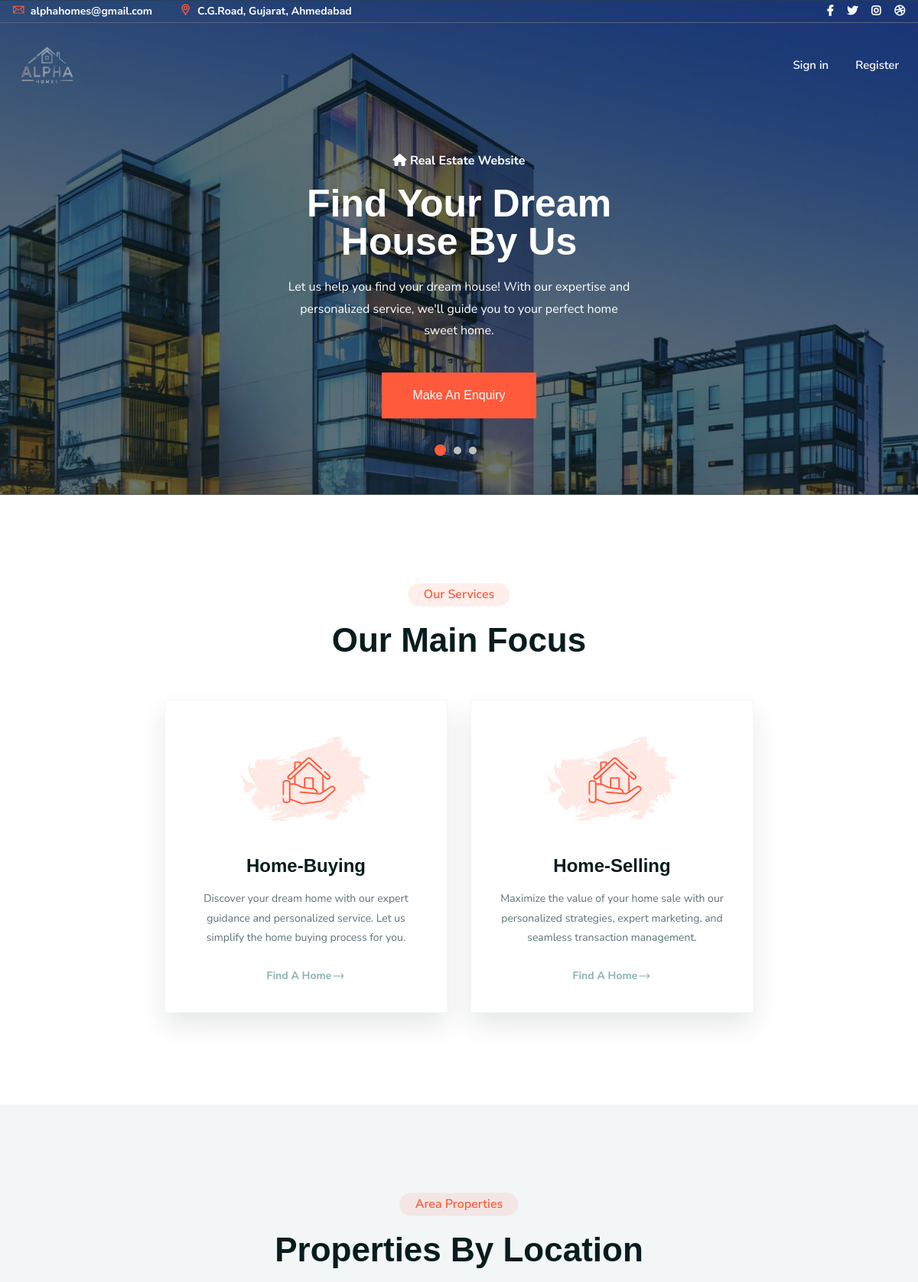
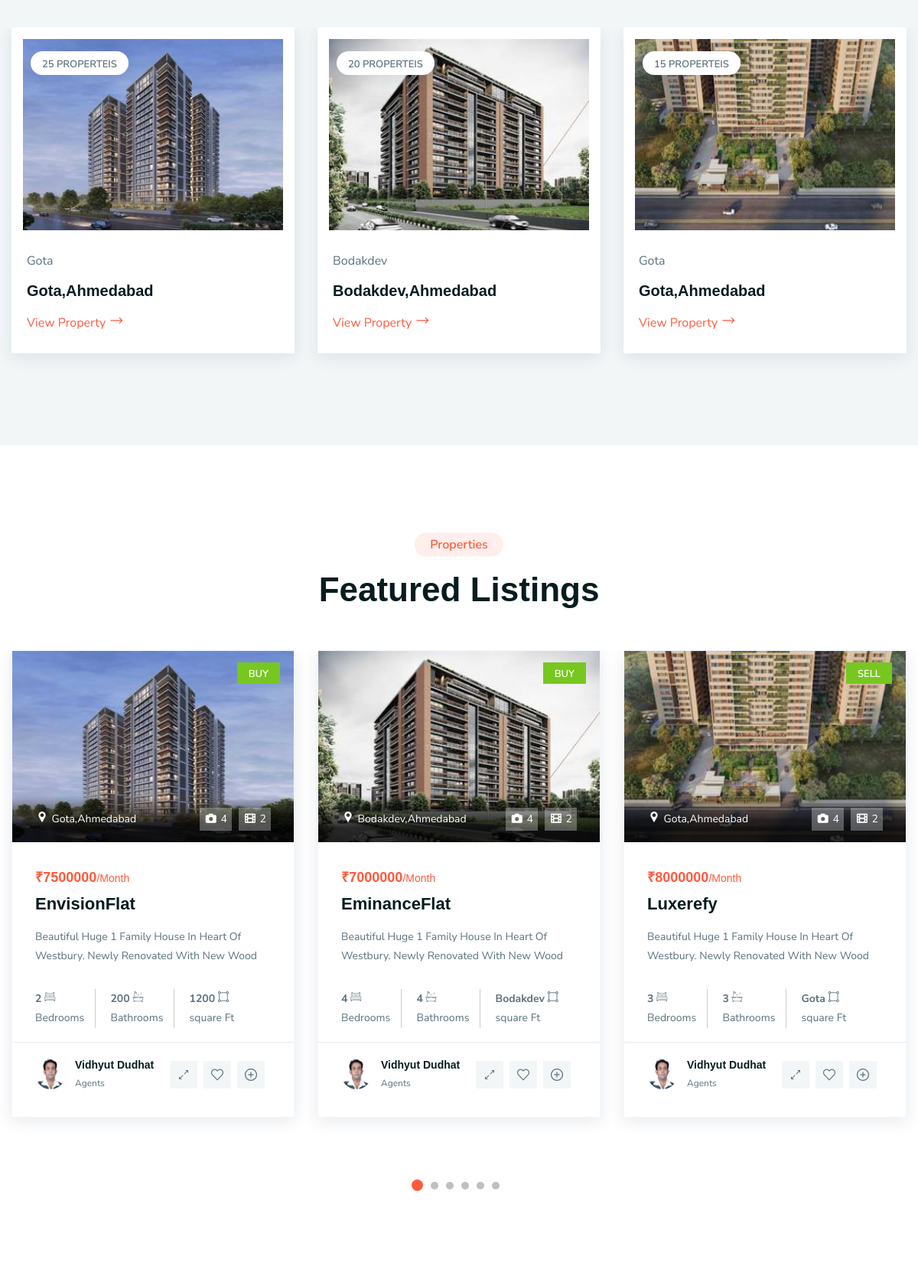
The page / (upper part) on the database its author committed (2 pictures, top to bottom).
### first/models.py (models this page shows)
class ServiceDetails(models.Model):
    Service_Title = models.CharField(max_length=150)
    Service_Description = models.CharField(max_length=350)
    Service_img = models.ImageField(upload_to='Service-images',default="servicesimages")
    Service_Descp_1 = models.CharField(max_length=2500)
    Service_Descp_2 = models.CharField(max_length=2500)
    Service_gallery = models.ImageField(upload_to='Service-images',default="servicesimages")
    Service_galleries = models.ImageField(upload_to='Service-images',default="servicesimages")
    Service_Descp_3 = models.CharField(max_length=2500)
    Service_Descp_4 = models.CharField(max_length=2500)

class PropertyDetails(models.Model):
    property_videos = models.URLField(max_length=2000, null=True, default="property video")
    property_img = models.ImageField(upload_to='properties-img',default="agent")
    property_agent_img = models.ImageField(upload_to='propertyagent',default="agent")
    type = models.CharField(max_length=30)
    property_type = models.CharField(max_length=30, default="Buy")
    property_name = models.CharField(max_length=30)
    property_location = models.CharField(max_length=30)
    property_description = models.TextField(max_length=300)
    property_description_2 = models.TextField(max_length=3000, null=True)
    property_id = models.CharField(max_length=100,null=True)
    property_area = models.CharField(max_length=25,null=True)
    property_rooms = models.CharField(max_length=30,null=True)
    property_baths = models.CharField(max_length=30,null=True)
    property_year = models.CharField(max_length=30,null=True)
    property_lots_area = models.CharField(max_length=4,null=True)
    property_dimentions = models.CharField(max_length=20,null=True)
    property_bed = models.CharField(max_length=20,null=True)
    property_price = models.CharField(max_length=15,null=True)
    property_status = models.CharField(max_length=15,null=True)
    property_living_room = models.CharField(max_length=15,null=True)
    property_Garage = models.CharField(max_length=15,null=True)
    property_dinning_area = models.CharField(max_length=15,null=True)
    porperty_bathroom = models.CharField(max_length=15, default="Bathroom")
    property_gym = models.CharField(max_length=15,default="Gym")
    property_garden = models.CharField(max_length=15,default="Garden")
    property_parking = models.CharField(max_length=15,default="parking")
    property_gallery = models.ImageField(upload_to='properties-img',default="gallery")
    property_gallery_2 = models.ImageField(upload_to='properties-img',default="gallery")
    property_gallery_3 = models.ImageField(upload_to='properties-img',default="gallery")
    property_amenities = models.CharField(max_length=15,default="Amenities")
    property_air_conditioner = models.CharField(max_length=15,default="Air-conditioner")
    property_Microwave = models.CharField(max_length=15,default="Microwave")
    property_swimmingpool = models.CharField(max_length=15,default="swimmingpool")
    property_wifi = models.CharField(max_length=15,default="Air-conditioner")
    property_laundry = models.CharField(max_length=15,default="laundry")
    property_indoorgames = models.CharField(max_length=15,default="indoorgames")
    property_outdoorgames = models.CharField(max_length=15,default="outdoorgames")
    property_clubhouse = models.CharField(max_length=15,default="clubhouse")
    property_security = models.CharField(max_length=15,default="24x7 security")
    property_firesafety = models.CharField(max_length=15,default="Fire safety")
    property_basement_parking = models.CharField(max_length=20,default="Basement Parking")
    property_lift = models.CharField(max_length=15,default="Lift")
    number_of_properties = models.CharField(max_length=150, default="25 Properteis")
    property_subarea = models.CharField(max_length=50, default="Gota")
    property_map_location = models.CharField(max_length=1500, null=True)

### first/views.py (the view)
# urls.py: path('', views.index, name='index-3.html'),
def index(request):
    news = NewsDetails.objects.all()
    clientfeedback = clientFeedback.objects.all()
    services = ServiceDetails.objects.filter(Service_Title__in=["Home-Buying", "Home-Selling"])
    Property_Details = PropertyDetails.objects.all()
    property_by_location = PropertyDetails.objects.all()
    teams = teamDetails.objects.all()
    index = {
       'clientfeedback':clientfeedback,
       'news':news,
       'services':services,
       'Property_Details':Property_Details,
       'teams':teams,
       'property_by_location':property_by_location
    }
    return render(request,"index-3.html",{'index':index})

### templates/index-3.html (shortened to what this page needs)
{% extends 'header-footer.html' %}
{% load static %}
{% block content %}
    <div class="ltn__slider-area ltn__slider-3  section-bg-2">
        <div class="ltn__slide-one-active slick-slide-arrow-1 slick-slide-dots-1">
            <div class="ltn__slide-item ltn__slide-item-2 ltn__slide-item-3-normal--- ltn__slide-item-3 bg-image bg-overlay-theme-black-60" data-bs-bg="{% static 'img/slider/11.jpg' %}">
                <div class="ltn__slide-item-inner text-center">
                    <div class="container">
                        <div class="row">
                            <div class="col-lg-12 align-self-center">
                                <div class="slide-item-info">
                                    <div class="slide-item-info-inner ltn__slide-animation">
                                        <h6 class="slide-sub-title white-color--- animated"><span><i class="fas fa-home"></i></span> Real Estate Website</h6>
                                        <h1 class="slide-title animated ">Find Your Dream <br> House By Us</h1>
                                        <div class="slide-brief animated">
                                            <p>Let us help you find your dream house! With our expertise and personalized service, we'll guide you to your perfect home sweet home.</p>
                                        </div>
                                        <div class="btn-wrapper animated">
                                            <a href="{% url 'shop-grid.html' %}" class="theme-btn-1 btn btn-effect-1">Make An Enquiry</a>
                                        </div>
                                    </div>
                                </div>
                            </div>
                        </div>
                    </div>
                </div>
            </div>
        </div>
    </div>
    <div class="ltn__feature-area section-bg-1--- pt-115 pb-90 mb-120---">
        <div class="container">
            <div class="row">
                <div class="col-lg-12">
                    <div class="section-title-area ltn__section-title-2--- text-center">
                        <h6 class="section-subtitle section-subtitle-2 ltn__secondary-color">Our Services</h6>
                        <h1 class="section-title">Our Main Focus</h1>
                    </div>
                </div>
            </div>
            <div class="row ltn__custom-gutter---  justify-content-center">
                {% for service in index.services %}
                    {% if service.Service_Title == "Home-Buying" or service.Service_Title == "Home-Selling" %}
                    <div class="col-lg-4 col-sm-6 col-12">
                        <div class="ltn__feature-item ltn__feature-item-6 text-center bg-white box-shadow-1">
                            <div class="ltn__feature-icon">
                                <img src="{% static 'img/icons/icon-img/21.png' %}" alt="#">
                            </div>
                            <div class="ltn__feature-info">
                                <h3><a {% if user.is_authenticated %} href="servicedetails\{{service.Service_Title}}"{% endif %}>{{ service.Service_Title }}</a></h3>
                                <p>{{ service.Service_Description }}</p>
                                <a class="ltn__service-btn" href="servicedetails\{{service.Service_Title}}">Find A Home <i class="flaticon-right-arrow"></i></a>
                            </div>
                        </div>
                    </div>
                    {% endif %}
                {% endfor %}
            </div>
        </div>
    </div>
    <div class="ltn__search-by-place-area section-bg-1 before-bg-top--- bg-image-top--- pt-115 pb-70" data-bs-bg="{% static 'img/bg/20.jpg' %}">
        <div class="container">
            <div class="row">
                <div class="col-lg-12">
                    <div class="section-title-area ltn__section-title-2--- text-center">
                        <h6 class="section-subtitle section-subtitle-2 ltn__secondary-color">Area Properties</h6>
                        <h1 class="section-title">Properties By Location</h1>
                    </div>
                </div>
            </div>
            <div class="row ltn__search-by-place-slider-1-active slick-arrow-1">
                {% for p in index.property_by_location %}
                <div class="col-lg-4">
                    <div class="ltn__search-by-place-item">
                        <div class="search-by-place-img">
                            <a href="#"><img src="{{p.property_img}}" class="propertylocation" alt="#"></a>
                            <div class="search-by-place-badge">
                                <ul>
                                    <li>{{p.number_of_properties}}</li>
                                </ul>
                            </div>
                        </div>
                        <div class="search-by-place-info">
                            <h6><a {% if user.is_authenticated %} href="area\{{p.property_subarea}}"{% endif %}>{{p.property_subarea}}</a></h6>
                            <h4><a {% if user.is_authenticated %} href="area\{{p.property_subarea}}"{% endif %}>{{p.property_location}}</a></h4>
                            <div class="search-by-place-btn">
                                <a {% if user.is_authenticated %} href="area\{{p.property_subarea}}"{% endif %}>View Property <i class="flaticon-right-arrow"></i></a>
                            </div>
                        </div>
                    </div>
                </div>
                {% endfor %}
            </div>
        </div>
    </div>
    <div class="ltn__product-slider-area ltn__product-gutter pt-115 pb-90">
        <div class="container">
            <div class="row">
                <div class="col-lg-12">
                    <div class="section-title-area ltn__section-title-2--- text-center">
                        <h6 class="section-subtitle section-subtitle-2 ltn__secondary-color">Properties</h6>
                        <h1 class="section-title">Featured Listings</h1>
                    </div>
                </div>
            </div>
            <div class="row ltn__product-slider-item-three-active slick-arrow-1">
                {% for p in index.Property_Details %}
                <div class="col-lg-12">
                    <div class="ltn__product-item ltn__product-item-4 text-center---">
                        <div class="product-img">
                            <a {% if user.is_authenticated %} href="property\{{p.property_name}}"{% endif %}><img src="{{p.property_img}}" class="featuredlisting" alt="#"></a>
                            <div class="product-badge">
                                <ul>
                                    <li class="sale-badge bg-green">{{p.property_type}}</li>
                                </ul>
                            </div>
                            <div class="product-img-location-gallery">
                                <div class="product-img-location">
                                    <ul>
                                        <li>
                                            <a href="#"><i class="flaticon-pin"></i> {{p.property_location}}</a>
                                        </li>
                                    </ul>
                                </div>
                                <div class="product-img-gallery">
                                    <ul>
                                        <li>
                                            <a href="#"><i class="fas fa-camera"></i> 4</a>
                                        </li>
                                        <li>
                                            <a href="#"><i class="fas fa-film"></i> 2</a>
                                        </li>
                                    </ul>
                                </div>
                            </div>
                        </div>
                        <div class="product-info">
                            <div class="product-price">
                                <span>₹{{p.property_price}}<label>/Month</label></span>
                            </div>
                            <h2 class="product-title"><a {% if user.is_authenticated %} href="property\{{p.property_name}}"{% endif %}>{{p.property_name}}</a></h2>
                            <div class="product-description">
                                <p>Beautiful Huge 1 Family House In Heart Of <br>
                                    Westbury. Newly Renovated With New Wood</p>
                            </div>
                            <ul class="ltn__list-item-2 ltn__list-item-2-before">
                                <li><span>{{p.property_bed}} <i class="flaticon-bed"></i></span>
                                    Bedrooms
                                </li>
                                <li><span>{{p.property_baths}} <i class="flaticon-clean"></i></span>
                                    Bathrooms
                                </li>
                                <li><span>{{p.property_area}} <i class="flaticon-square-shape-design-interface-tool-symbol"></i></span>
                                    square Ft
                                </li>
                            </ul>
                        </div>
                        <div class="product-info-bottom">
                            <div class="real-estate-agent">
                                <div class="agent-img">
                                    <a href="#"><img src="{{p.property_agent_img}}" alt="#"></a>
                                </div>
                                <div class="agent-brief">
                                    <h6><a href="#">{{j.team_name}}Vidhyut Dudhat</a></h6>
                                    <small>Agents</small>
                                </div>
                            </div>
                            <div class="product-hover-action">
                                <ul>
                                    <li>
                                        <a href="#" title="Quick View" data-bs-toggle="modal" data-bs-target="#quick_view_modal">
                                            <i class="flaticon-expand"></i>
                                        </a>
                                    </li>
                                    <li>
                                        <a href="#" title="Wishlist" data-bs-toggle="modal" data-bs-target="#liton_wishlist_modal">
                                            <i class="flaticon-heart-1"></i></a>
                                    </li>
                                    <li>
                                        <a href="#" title="Product Details">
                                            <i class="flaticon-add"></i>
                                        </a>
                                    </li>
                                </ul>
                            </div>
                        </div>
                    </div>
                </div>
                {% endfor %}
            </div>
        </div>
    </div>
    {% endblock content %}

### static/css/responsive.css (style rules this page uses)
@media (min-width: 1200px) { .container { max-width: 1200px; } }

### rows shown on the page
ServiceDetails: Service_Title "Home-Buying", Service_Description "Discover your dream home with our expert guidance and personalized service. Let us simplify the home buying process for you."
ServiceDetails: Service_Title "Home-Selling", Service_Description "Maximize the value of your home sale with our personalized strategies, expert marketing, and seamless transaction management."
PropertyDetails: property_img (picture), number_of_properties "25 PROPERTEIS", property_subarea "Gota", property_location "Gota,Ahmedabad", property_type "BUY", property_price "7500000", property_name "EnvisionFlat", property_bed "2", property_baths "200", property_area "1200", property_agent_img (picture)
PropertyDetails: property_img (picture), number_of_properties "20 PROPERTEIS", property_subarea "Bodakdev", property_location "Bodakdev,Ahmedabad", property_type "BUY", property_price "7000000", property_name "EminanceFlat", property_bed "4", property_baths "4", property_area "Bodakdev", property_agent_img (picture)
PropertyDetails: property_img (picture), number_of_properties "15 PROPERTEIS", property_subarea "Gota", property_location "Gota,Ahmedabad", property_type "SELL", property_price "8000000", property_name "Luxerefy", property_bed "3", property_baths "3", property_area "Gota", property_agent_img (picture)
